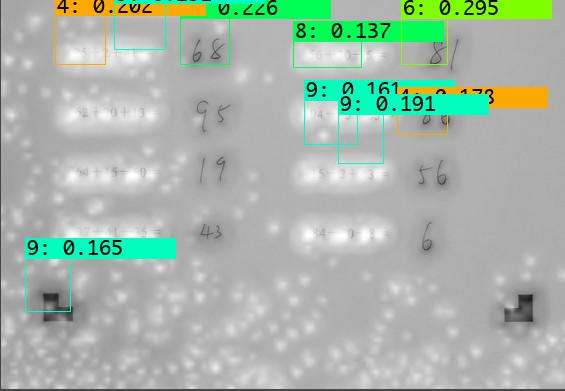
#> input picture pytorch-yolo2/predictions.jpg, 565 x 391 px, found by its file name
$ python img_tool.py
#> lines starting #> are read from the running program, lines starting #| are printed output that depends on the picture
import Image
from matplotlib import pyplot as plt
if __name__ == "__main__":
    img = Image.open("/home/hyer/workspace/algo/Detection/yolo/pytorch-yolo2/predictions.jpg")
#> img is the input picture: PIL image 565x391 RGB; mean R, G, B 167.2, 182.2, 170.4
    plt.imshow(img)
    x = 200
    y =168
    plt.plot([x], [y], 'r*')
    plt.show()
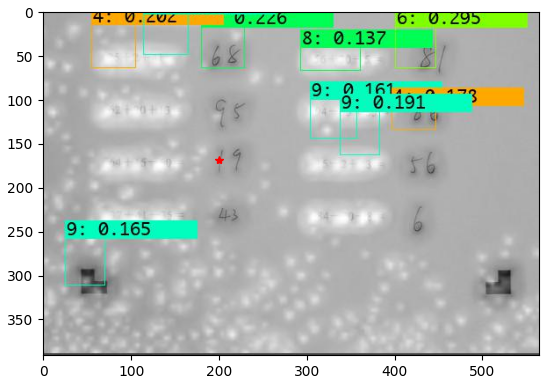
#> figure drawn by matplotlib, 1 panel
